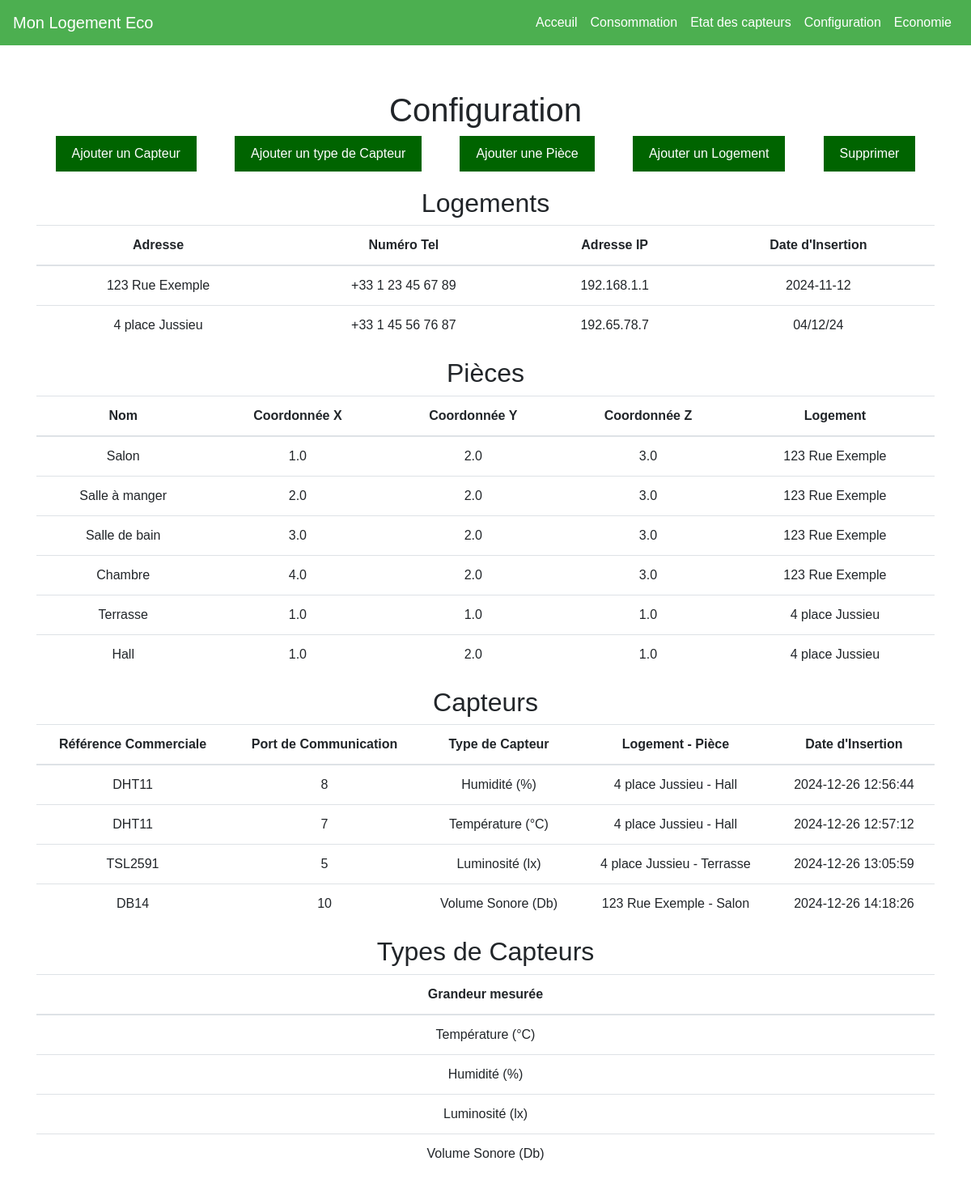
The page /config on the database its author committed.
### tables this page shows
CREATE TABLE Logement (
    id_loge INTEGER PRIMARY KEY AUTOINCREMENT,  
    adresse TEXT,                               
    numero_tel TEXT,                            
    IP TEXT,                                    
    date_insert TEXT                             
);

CREATE TABLE Piece (
    id_piece INTEGER PRIMARY KEY AUTOINCREMENT,  
    nom TEXT,
    x REAL,
    y REAL,
    z REAL,
    id_loge INTEGER,                             
    FOREIGN KEY (id_loge) REFERENCES Logement(id_loge)  
);

CREATE TABLE Capteur (
    id_capteur INTEGER PRIMARY KEY AUTOINCREMENT,   
    ref_commerciale TEXT,
    port_communication TEXT,
    date_insert TEXT,
    id_piece INTEGER,                             
    -- FOREIGN KEY (id_piece) REFERENCES Piece(id_piece),  
    id_type INTEGER,                             
    FOREIGN KEY (id_type) REFERENCES Type_capteur(id_type)  
);

CREATE TABLE Type_capteur (
    id_type INTEGER PRIMARY KEY AUTOINCREMENT, 
    unite_mesure TEXT
);

### main.py (the view)
@app.get("/config", response_class=HTMLResponse)
async def read_config(request: Request):
    capteurs = get_capteurs()
    logements = get_logements()
    pieces = get_pieces_with_logement()
    types_capteurs = get_types_capteurs()
    return templates.TemplateResponse("config.html", {"request": request, "capteurs": capteurs, "logements": logements, "pieces": pieces, "types_capteurs": types_capteurs})

### templates/config.html (shortened to what this page needs)
{% extends "base.html" %}
{% block content %}
<h1>Configuration</h1>
<div class="menu">
    <button class="menu-button" onclick="showForm('capteurForm')">Ajouter un Capteur</button>
    <button class="menu-button" onclick="showForm('typeForm')">Ajouter un type de Capteur</button>
    <button class="menu-button" onclick="showForm('pieceForm')">Ajouter une Pièce</button>
    <button class="menu-button" onclick="showForm('logementForm')">Ajouter un Logement</button>
    <button class="menu-button" onclick="showForm('suppressionForm')">Supprimer</button>
</div>
<h2>Logements</h2>
<table class="table">
    <thead>
        <tr>
            <th>Adresse</th>
            <th>Numéro Tel</th>
            <th>Adresse IP</th>
            <th>Date d'Insertion</th>
        </tr>
    </thead>
    <tbody>
        {% for logement in logements %}
        <tr>
            <td>{{ logement.adresse }}</td>
            <td>{{ logement.numero_tel }}</td>
            <td>{{ logement.IP }}</td>
            <td>{{ logement.date_insert }}</td>
        </tr>
        {% endfor %}
    </tbody>
</table>
<h2>Pièces</h2>
<table class="table">
    <thead>
        <tr>
            <th>Nom</th>
            <th>Coordonnée X</th>
            <th>Coordonnée Y</th>
            <th>Coordonnée Z</th>
            <th>Logement</th>
        </tr>
    </thead>
    <tbody>
        {% for piece in pieces %}
        <tr>
            <td>{{ piece.nom }}</td>
            <td>{{ piece.x }}</td>
            <td>{{ piece.y }}</td>
            <td>{{ piece.z }}</td>
            <td>{{ piece.logement_adresse }}</td>
        </tr>
        {% endfor %}
    </tbody>
</table>
<h2>Capteurs</h2>
<table class="table">
    <thead>
        <tr>
            <th>Référence Commerciale</th>
            <th>Port de Communication</th>
            <th>Type de Capteur</th>
            <th>Logement - Pièce</th>
            <th>Date d'Insertion</th>
        </tr>
    </thead>
    <tbody>
        {% for capteur in capteurs %}
        <tr>
            <td>{{ capteur.ref_commerciale }}</td>
            <td>{{ capteur.port_communication }}</td>
            <td>{{ capteur.type_capteur_nom }}</td>
            <td>{{ capteur.logement_adresse }} - {{ capteur.piece_nom }}</td>
            <td>{{ capteur.date_insert }}</td>
        </tr>
        {% endfor %}
    </tbody>
</table>
<h2>Types de Capteurs</h2>
<table class="table">
    <thead>
        <tr>
            <th>Grandeur mesurée</th>
        </tr>
    </thead>
    <tbody>
        {% for type_capteur in types_capteurs %}
        <tr>
            <td>{{ type_capteur.unite_mesure }}</td>
        </tr>
        {% endfor %}
    </tbody>
</table>
{% endblock %}

### templates/base.html (shortened to what this page needs)
<!DOCTYPE html>
<html lang="en">
<head>
    <link rel="stylesheet" href="https://stackpath.bootstrapcdn.com/bootstrap/4.5.2/css/bootstrap.min.css">
    <link rel="stylesheet" href="/static/css/styles.css">
</head>
<body>
    <header>
        <nav class="navbar navbar-expand-lg custom-navbar">
            <a class="navbar-brand" href="/">Mon Logement Eco</a>
            <div class="collapse navbar-collapse" id="navbarNav">
                <ul class="navbar-nav ml-auto">
                    <li class="nav-item"><a class="nav-link" href="/">Acceuil</a></li>
                    <li class="nav-item"><a class="nav-link" href="/consommation">Consommation</a></li>
                    <li class="nav-item"><a class="nav-link" href="/etatcapteur">Etat des capteurs</a></li>
                    <li class="nav-item"><a class="nav-link" href="/config">Configuration</a></li>
                    <li class="nav-item"><a class="nav-link" href="/economie">Economie</a></li>
                </ul>
            </div>
        </nav>
    </header>
    <main class="container mt-4">
        {% block content %}{% endblock %}
    </main>
</body>
</html>

### static/css/styles.css (style rules this page uses)
body { font-family: Arial, sans-serif; margin: 0; padding: 0; }
header { margin-bottom: 20px; }
main { padding: 2em; text-align: center; }
.custom-navbar { background-color: #4CAF50; }
.custom-navbar .nav-link { color: white; }
.custom-navbar .navbar-brand { color: white; }

### templates/config.html (style rules this page uses)
.menu { display: flex; justify-content: space-around; margin-bottom: 20px; }
.menu-button { background-color: #006400; color: white; border: none; padding: 10px 20px; font-size: 16px; cursor: pointer; transition: box-shadow 0.3s ease; }

### rows shown on the page
Logement: adresse "123 Rue Exemple", numero_tel "+33 1 23 45 67 89", IP "192.168.1.1", date_insert "2024-11-12"
Logement: adresse "4 place Jussieu", numero_tel "+33 1 45 56 76 87", IP "192.65.78.7", date_insert "04/12/24"
Piece: nom "Salon", x "1.0", y "2.0", z "3.0", logement_adresse "123 Rue Exemple"
Piece: nom "Salle à manger", x "2.0", y "2.0", z "3.0", logement_adresse "123 Rue Exemple"
Piece: nom "Salle de bain", x "3.0", y "2.0", z "3.0", logement_adresse "123 Rue Exemple"
Piece: nom "Chambre", x "4.0", y "2.0", z "3.0", logement_adresse "123 Rue Exemple"
Piece: nom "Terrasse", x "1.0", y "1.0", z "1.0", logement_adresse "4 place Jussieu"
Piece: nom "Hall", x "1.0", y "2.0", z "1.0", logement_adresse "4 place Jussieu"
Capteur: ref_commerciale "DHT11", port_communication "8", type_capteur_nom "Humidité (%)", logement_adresse "4 place Jussieu", piece_nom "Hall", date_insert "2024-12-26 12:56:44"
Capteur: ref_commerciale "DHT11", port_communication "7", type_capteur_nom "Température (°C)", logement_adresse "4 place Jussieu", piece_nom "Hall", date_insert "2024-12-26 12:57:12"
Capteur: ref_commerciale "TSL2591", port_communication "5", type_capteur_nom "Luminosité (lx)", logement_adresse "4 place Jussieu", piece_nom "Terrasse", date_insert "2024-12-26 13:05:59"
Capteur: ref_commerciale "DB14", port_communication "10", type_capteur_nom "Volume Sonore (Db)", logement_adresse "123 Rue Exemple", piece_nom "Salon", date_insert "2024-12-26 14:18:26"
Type_capteur: unite_mesure "Température (°C)"
Type_capteur: unite_mesure "Humidité (%)"
Type_capteur: unite_mesure "Luminosité (lx)"
Type_capteur: unite_mesure "Volume Sonore (Db)"
